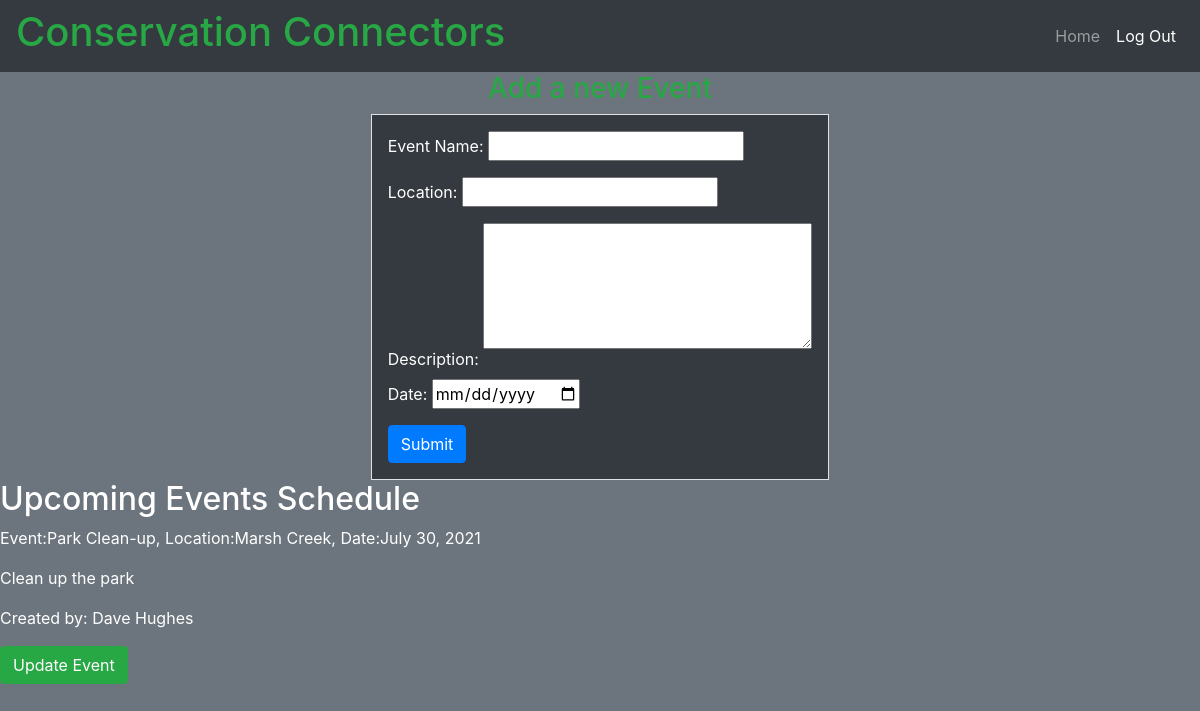
/conserve/events, run on an earlier commit of the app's database.
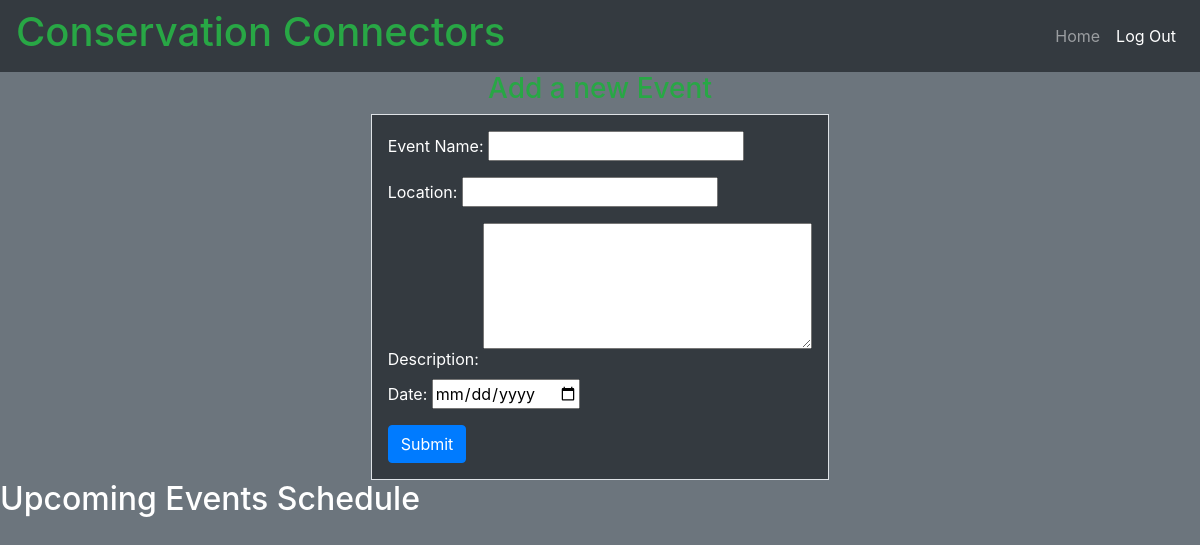
And on a later commit of the database.
### conserve_app/models.py (models this page shows)
class Event(models.Model):
    name = models.CharField(max_length=100)
    location = models.CharField(max_length=100)
    description = models.CharField(max_length=500)
    date = models.DateField()
    user=models.ForeignKey('login_app.User', related_name='events', on_delete=models.CASCADE)
    created_at= models.DateTimeField(auto_now_add=True)
    updated_at = models.DateTimeField(auto_now=True)
    objects= EventManager()

### login_app/models.py (models this page shows)
class User(models.Model):
    first_name=models.CharField(max_length=45)
    last_name=models.CharField(max_length=45)
    email=models.CharField(max_length=45)
    password= models.CharField(max_length=65)
    created_at=models.DateTimeField(auto_now_add=True)
    updated_at=models.DateTimeField(auto_now=True)
    objects=UserManager()

### conserve_app/views.py (the view)
# urls.py: path('events', views.events),
def events(request):
    context = {
        'events': Event.objects.all()
    }
    return render(request, 'events.html', context)

### conserve_app/templates/events.html (shortened to what this page needs)
<!DOCTYPE html>
<html lang="en">
<head>
    <link rel="stylesheet" href="https://maxcdn.bootstrapcdn.com/bootstrap/4.5.2/css/bootstrap.min.css">
    {% load static %}
    <link rel="stylesheet" href="{% static 'style.css' %}">
</head>
<body class="bg-secondary">
    <div class="navbar navbar-expand-sm bg-dark navbar-dark justify-content-between">
        <h1 class="text-success">Conservation Connectors</h1>
        <ul class="navbar-nav">
            <li class="nav-item"><a class="nav-link" href="/dash">Home</a></li>
            <li class="nav-item active"><a class="nav-link" href="/logout">Log Out</a></li>
        </ul>
    </div>
    <div >
        <h3 class="d-flex justify-content-center text-success">Add a new Event</h3>
        <div class="d-flex justify-content-center">
            <form action="/conserve/new_event" class="border p-3 text-white bg-dark " method="POST">
                <div>
                    <label for="name">Event Name:</label>
                    <input type="text" class="form-group" name="name" id="name">
                </div>
                <div>
                    <label for="location">Location:</label>
                    <input type="text" class="form-group" name="location" id="location">
                </div>
                <div>
                    <label for="description">Description:</label>
                    <textarea name="description" class="form-group" id="description" cols="30" rows="5"></textarea>
                </div>
                <div>
                    <label for="date">Date:</label>
                    <input type="date" class="form-group" name="date" id="date">
                </div>
                <button class="btn btn-primary">Submit</button>
            </form>
        </div>
    </div>
    <div class="text-white">
        <h2 class="text-white">Upcoming Events Schedule</h2>
        {% for event in events %}
        <p>Event:{{event.name}},  Location:{{event.location}}, Date:{{event.date}}</p>
        <p>{{event.description}}</p>
        <p>Created by: {{event.user.first_name}} {{event.user.last_name}}</p>
        <a class="btn btn-success" href="/conserve/update_event/{{event.id}}">Update Event</a>
        {% endfor %}
    </div>
</body>
</html>

### login_app/static/style.css (style rules this page uses)
body { background-color: grey; }
h3 h1, h1.p-5, h2 { color: #00AC42; }

What changed in the data, as far as the page shows it:
removed Event: name "Park Clean-up", location "Marsh Creek", date "July 30, 2021", description "Clean up the park", user.first_name "Dave", user.last_name "Hughes"
